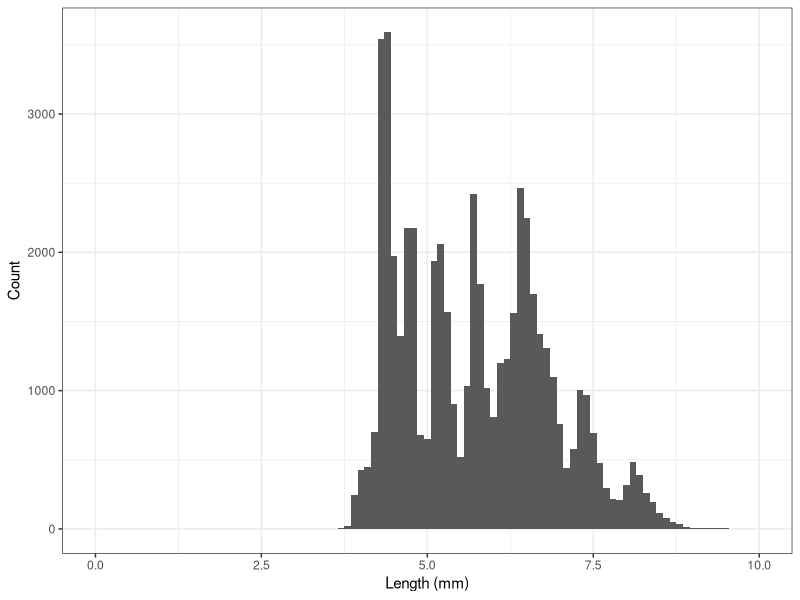
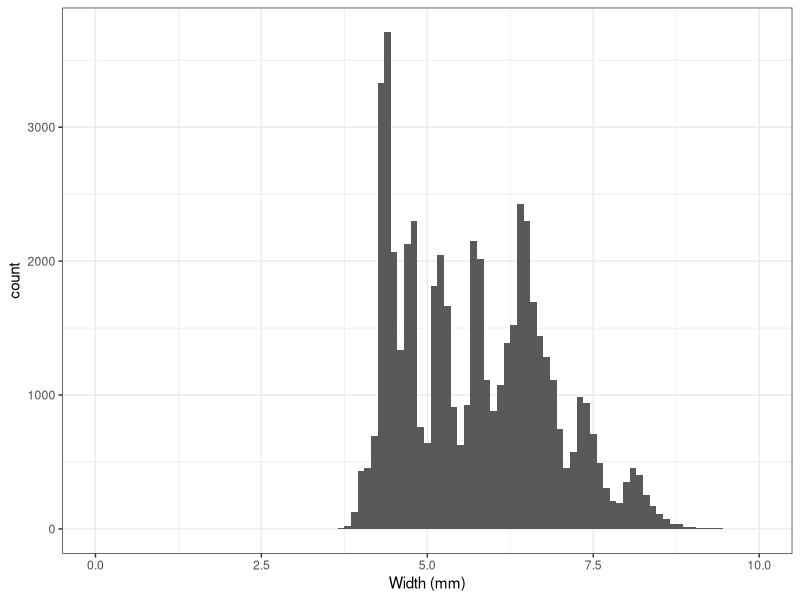
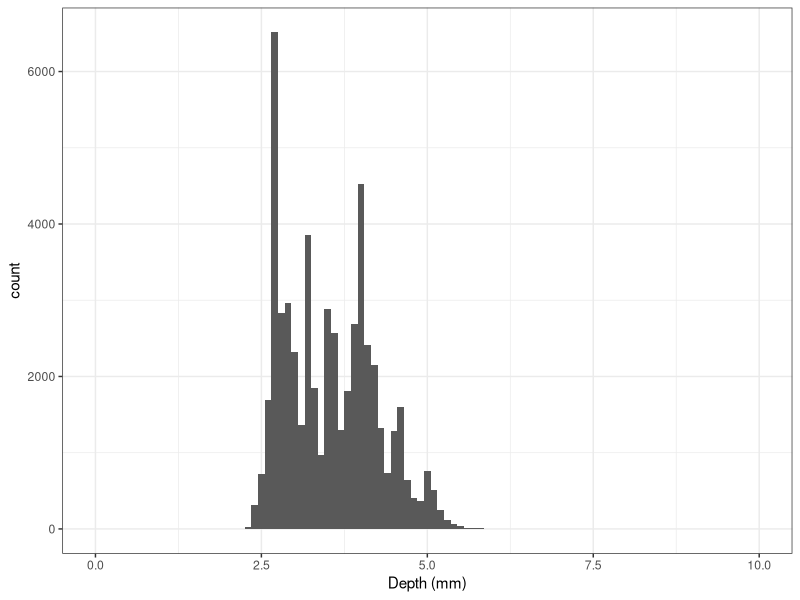
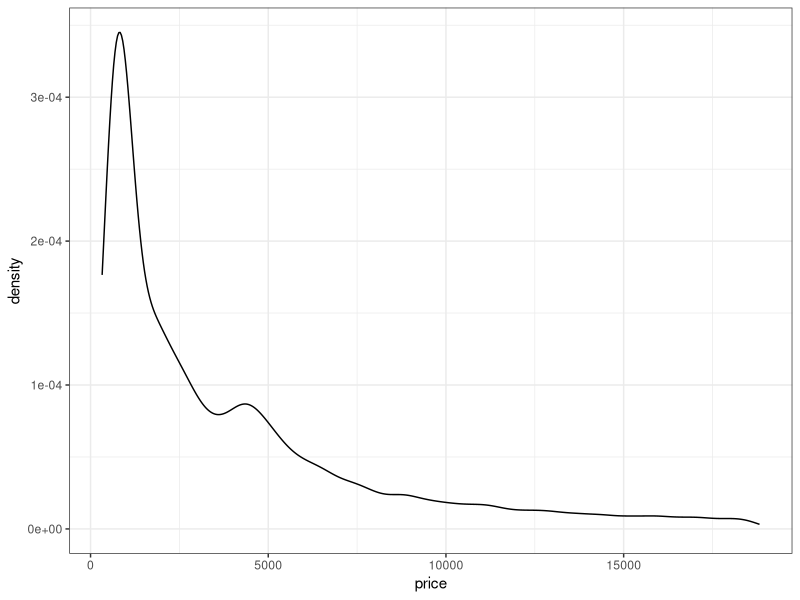
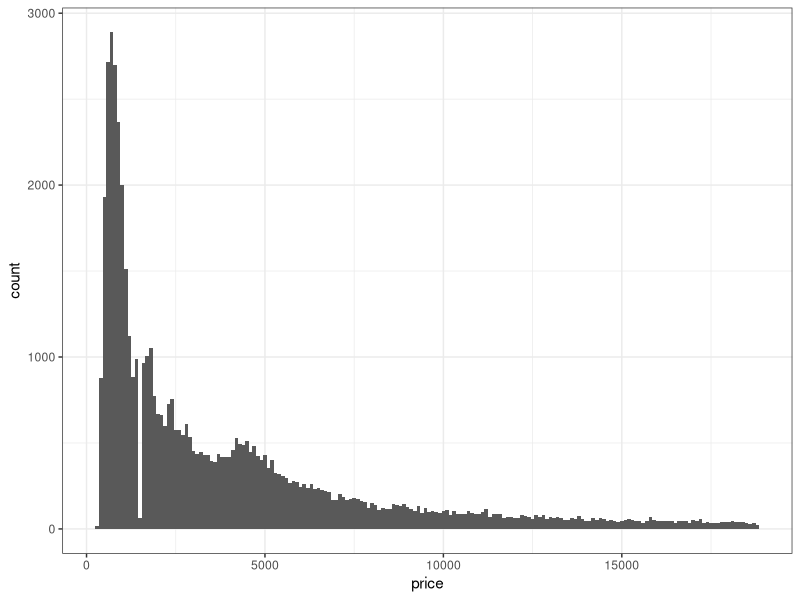
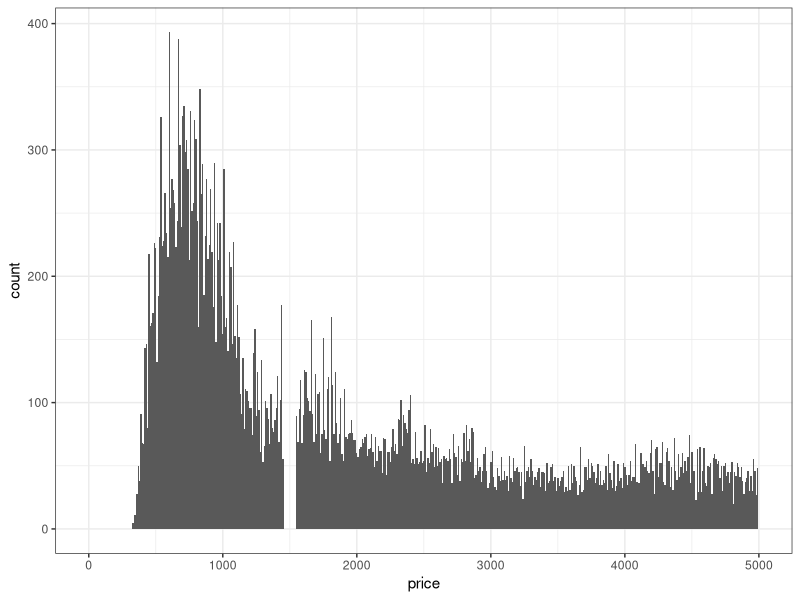
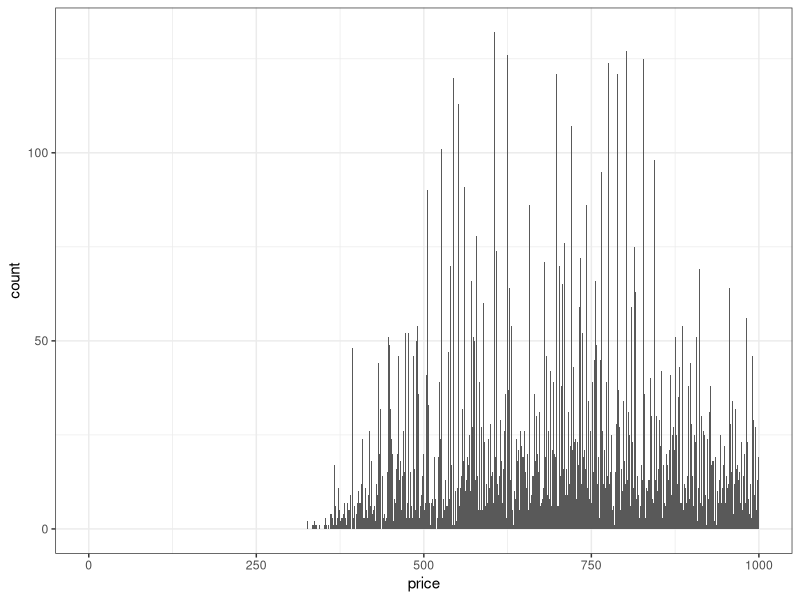

The R source for these figures, in order: (Note: this script raises an error after producing the figures.)
library(tidyverse)
library(dplyr)
library(ggrepel)

diamonds
?diamonds

#Make visualizations to give the distribution of each of the x, y, and z
  #variables in the diamonds data set.
  #x y and z are length, width, and depth

ggplot(data=diamonds,aes(x=x)) + geom_histogram(binwidth=0.1) +
  xlim(c(0,10)) + xlab("Length (mm)") + ylab("Count") +
  theme_bw()

ggplot(data=diamonds,aes(x=y)) + geom_histogram(binwidth=0.1) +
  xlim(c(0,10)) + xlab("Width (mm)") +
  theme_bw()

ggplot(data=diamonds,aes(x=z)) + geom_histogram(binwidth=0.1) +
  xlim(c(0,10)) + xlab("Depth (mm)") +
  theme_bw()

#Explore the distribution of price. Is there anything 
  #unusual or surprising?
  
  #Can you determine what variable in the diamonds dataset is most 
  #important for predicting the price of a diamond? How is that 
  #variable correlated with cut? Why does the combination of those
  #two relationships lead to lower quality diamonds being 
  #more expensive?


ggplot(data=diamonds,aes(x=price)) + geom_density() + theme_bw()

ggplot(data=diamonds,aes(x=price)) + geom_histogram(binwidth=100) + theme_bw()

ggplot(data=diamonds,aes(x=price)) + geom_histogram(binwidth=10) + 
  xlim(c(0,5000)) + theme_bw()

ggplot(data=diamonds,aes(x=price)) + geom_histogram(binwidth=1) + 
  xlim(c(0,1000)) + theme_bw()

#Price peaks beneath $1000
ggplot(data=diamonds,aes(x=price)) + geom_density + 
  xlim(c(0,1000)) + theme_bw()


ggplot(data=diamonds,aes(x=carat,y=price)) + geom_point() + theme_bw()


#Diamond price doesn't obviously go up with cut... weird.
ggplot(data=diamonds,aes(x=cut,y=price)) + geom_boxplot() + theme_bw()



#decreasing color quality generally increases price. Also weird.
#color is from D (best) to J (worst)
ggplot(data=diamonds,aes(x=color,y=price)) + geom_boxplot() +
ggtitle("Diamond Price by Color Rating") + xlab("Color Rating\nFrom D (best) to J (worst)") +
ylab("Price") + theme_bw() 


#And, price generally goes down down with increasing clarity.
  #From ?diamonds:
  #I1 (worst), SI2, SI1, VS2, VS1, VVS2, VVS1, IF (best)
ggplot(data=diamonds,aes(x=clarity,y=price)) + geom_boxplot() +
xlab("Clarity") + ylab("Price") + theme_bw()

#prices have no obvious relationship with depth.
ggplot(data=diamonds,aes(x=depth,y=price)) + geom_point(alpha=0.05) + theme_bw()


#No obvious relationship between table and price.
#Table: width of top of diamond relative to widest point (43–95)
ggplot(data=diamonds,aes(x=table,y=price)) + geom_point(alpha=0.05) + 
xlim(c(50,70)) + theme_bw()
  #It looks like the data points are clustered at round table
  #numbers, and cover the span of prices pretty evenly.


#Less surprisingly, larger diamonds are more expensive.
ggplot(data=diamonds,aes(x=x,y=price)) + geom_point(alpha=0.03) + 
  xlim(c(0,10)) + xlab("Length (mm)") + theme_bw()

ggplot(data=diamonds,aes(x=y,y=price)) + geom_point(alpha=0.03) + 
  xlim(c(0,10)) + xlab("Width (mm)") + theme_bw()

ggplot(data=diamonds,aes(x=z,y=price)) + geom_point(alpha=0.03) + 
  xlim(c(0,10)) + xlab("Depth (mm)") + theme_bw()

#Same goes for volume
ggplot(data=mutate(diamonds,volume = x*y*z),aes(x=volume,y=price)) +
  geom_point(alpha=0.03) + xlim(c(0,1000)) +
  xlab("Volume (x*y*z)") + ylab("Price") + theme_bw()

#Diamond carat generally goes down as measures of 'quality' increase. Here's the problem.
ggplot(data=diamonds,aes(x=cut,y=carat)) + geom_boxplot() +
  ggtitle("Diamond Carat by Cut Quality") + xlab("Cut Rating") +
  ylab("Weight, Carat") +
  theme_bw()

ggplot(data=diamonds,aes(x=color,y=carat)) + geom_boxplot() +
  ggtitle("Diamond Carat by Color Rating") + xlab("Color Rating\nFrom D (best) to J (worst)") +
  ylab("Weight, Carat") +
  theme_bw()





#Make a visualization of carat partitioned by price.
ggplot(data=diamonds,aes(x=carat,y=price)) + geom_point() +
  facet_wrap(~round(carat),ncol=6) +
  theme_bw()

grouped = diamonds %>% group_by(carat = ceiling(carat)) %>% summarise(price = mean(price))

ggplot(data=diamonds,aes(x=carat,y=price,color=floor(carat))) +
  geom_point(data=diamonds,alpha=0.08) +
  #geom_line(data=grouped,aes(x=carat-.5,y=price),color="yellow") +
  xlab("Carat") + ylab("Price") + ggtitle("Price by Carat") +
  theme_bw() +
  theme(
    legend.position = "none"
    ) + scale_colour_viridis_c()

  

#How does the price distribution of very large diamonds compare
  #to small diamonds? Does the data agree with your expectations?
sized = mutate(diamonds,
  size = case_when(
   carat <= 1 ~ "Small Carat\n(<= 1 )",
   carat >= 4 ~ "Large Carat\n(>= 4 )",
   TRUE ~ "middle"
  )) %>% filter(size != "middle")
sizes = sized %>% group_by(size) %>% summarise(price=mean(carat))
colors = c("#AAAA00","blue")

ggplot(data=diamonds,aes(x=price)) + 
  geom_density(data=filter(diamonds,carat<=1),color=colors[1]) + 
  geom_density(data=filter(diamonds,carat>=4),color=colors[2]) +
  geom_text(data=sizes,aes(label=size,y=10^-4,x=c(16000,1800))) +
  xlab("Price") + ylab("Density") + ggtitle("Price Distribution, Small vs. Large Diamonds") +
  theme_bw()
  
  #Large diamonds are more uniformly distributed in price, and are more
  #expensive than smaller diamonds. As you would expect.




#Visualize a combined distribution of cut, carat, and price.
ggplot(data=diamonds,aes(x=carat,y=price)) + geom_point(alpha=0.08) + facet_wrap(facets = ~cut) +
  xlab("Carat") + ylab("Price") + ggtitle("Carat vs Price by Cut Quality") +
  theme_bw()

  #Price generally increases with carat at a comparable rate, across all cut qualities. 3+ carat diamonds are
    #rare and highly valuable across the board/

